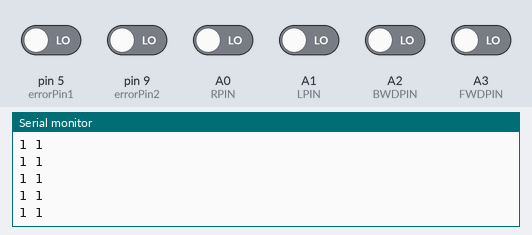
A sketch run on a simulated Arduino Uno, built with avr-gcc and run on an emulated ATmega328P. On the bench: the last lines printed to the serial monitor. The inputs (shaded band) are chosen by the test bench; at power-on: A0 (RPIN), A1 (LPIN), A2 (BWDPIN), A3 (FWDPIN), pin 5 (errorPin1), pin 9 (errorPin2) LOW. The modem accepts every AT command (registered, SIM ready, sends succeed) and sends nothing else.

Above: at 1.4 s.
1.5 s: A0 (RPIN) driven HIGH
At 2.3 s:
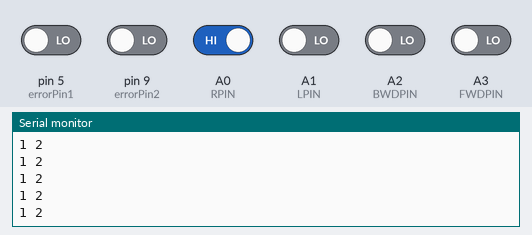
3.0 s: A2 (BWDPIN) driven HIGH
At 3.9 s:
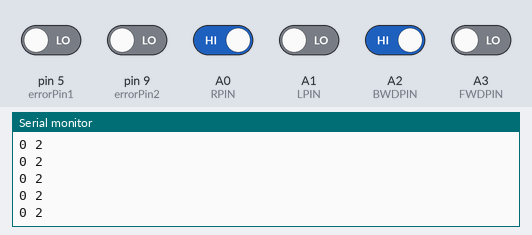
4.5 s: A1 (LPIN) driven HIGH
At 5.6 s:
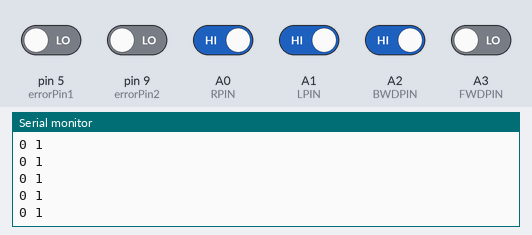
7.5 s: A3 (FWDPIN) driven HIGH
At 8.5 s:
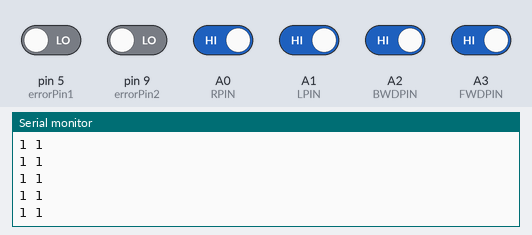
9.0 s: A0 (RPIN) driven LOW
At 9.8 s:
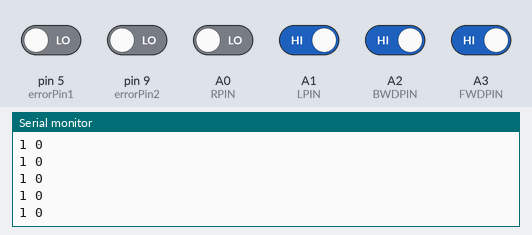
10.5 s: A2 (BWDPIN) driven LOW
At 11.2 s:
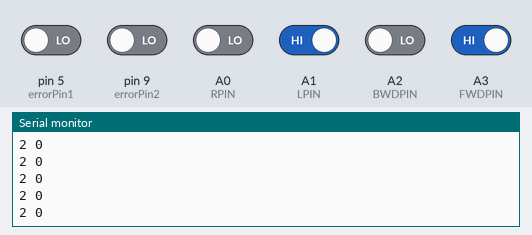
Timing chart, 0 to 13.0 s (numbered marks = the images above; inputs shaded):
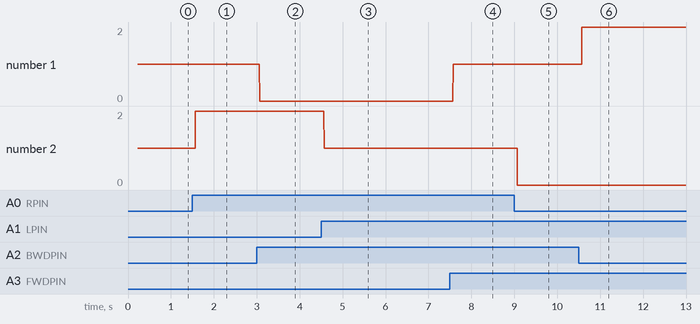

The sketch:

HardwareDriver.ino
```cpp
#define exitFailSafe 3
#define motorForward 5
#define motorReverse 6
#define motorForward7b 9
#define motorReverse7b 10
#define motorBrake 18
#define motorStop 96

#define resetPin1 4
#define errorPin1 5

#define resetPin2 8
#define errorPin2 9

#define MIDPOINT 1

//#define MAXPOWER 1500
//#define MAXDIR 1200

#define MAXPOWER 1200
#define MAXDIR 1200

#define SENSORUPDATEINTERVAL 32000

#define FWDPIN A3
#define BWDPIN A2
#define LPIN A1
#define RPIN A0 //BLUE

#include <SoftwareSerial.h>

boolean Pressed=false;

int movePower=0;
int dirPower=0;

int movePressed=0;
int dirPressed=0;

int fPower=0;
int lDir=0;

int moveMul=0;
int dirMul=0;

String a1="", a2="";

byte move=0, dir=0;
byte dmove=0, ddir=0;

SoftwareSerial driverAlpha(3, 2); // RX, TX
SoftwareSerial driverOmega(7, 6); // RX, TX

int sensorUpdateTimer=SENSORUPDATEINTERVAL;

int batStatus1=0;
int batStatus2=0;

int key_w=0;
int key_s=0;
int key_a=0;
int key_d=0;

void init_pololu()
{


  pinMode(FWDPIN,INPUT);
  pinMode(BWDPIN,INPUT);
  pinMode(LPIN,INPUT);
  pinMode(RPIN,INPUT);

  digitalWrite(FWDPIN,LOW);
  digitalWrite(BWDPIN,LOW);
  digitalWrite(LPIN,LOW);
  digitalWrite(RPIN,LOW);

/*pinMode(A0,OUTPUT);
pinMode(A1,OUTPUT);
pinMode(A2,OUTPUT);
pinMode(A3,OUTPUT);
pinMode(A4,OUTPUT);
pinMode(A5,OUTPUT);
pinMode(A6,OUTPUT);
pinMode(A7,OUTPUT);
  digitalWrite(A0,HIGH);
 digitalWrite(A1,HIGH);
 digitalWrite(A2,HIGH);
 digitalWrite(A3,HIGH);
 digitalWrite(A4,HIGH);
 digitalWrite(A5,HIGH);
 digitalWrite(A6,HIGH);
 digitalWrite(A7,HIGH);
*/


  pinMode(resetPin1,OUTPUT);
  pinMode(errorPin1,INPUT);

  pinMode(resetPin2,OUTPUT);
  pinMode(errorPin2,INPUT);

  Serial.write("Inited\n");

}

void reset_pololu()
{
  digitalWrite(resetPin1,LOW);
  digitalWrite(resetPin2,LOW);
  delay(100);
  digitalWrite(resetPin1,HIGH);
  digitalWrite(resetPin2,HIGH);
  Serial.write("Reseted\n");
}

void read_status_pololu()
{
  if(digitalRead(errorPin1))
    Serial.write("Errored\n");
  else
    Serial.write("Clear\n");
}

void send_command(byte deviceID, byte commandID, int numDataBytes, byte data[])
{
  driverAlpha.print(0xAA); //header
  driverAlpha.print(deviceID); //device identifyer
  driverAlpha.print(commandID); //command id
  for (int i=0;i<numDataBytes;i++)
  {
    driverAlpha.print(data[i]); //
  }
}

void tst_read_status()
{
  //l 0xAA (170) device number 0x21 (33) variable ID
  driverAlpha.write(0xAA); //header
  driverAlpha.write(13); //device identifyer
  driverAlpha.write(33); //command id
  driverAlpha.write(1);

  delay(100);

  int numb;
  if(numb=driverAlpha.available())
  {
    Serial.print(numb,DEC);
    int status1 = driverAlpha.read();
    int status2 = driverAlpha.read();
    Serial.write("_");
    Serial.print(status1, BIN);
    Serial.write("_");
    Serial.print(status2, BIN);
    Serial.write("\n");
    Serial.write("Readed\n");
  }
}

  //Pololu Protocol	0xAA (170)	device number	0x21 (33)	variable ID (get variable ommand)
  /*
  0	Error Status	The set bits of this variable indicate the errors that are currently stopping the motor. The motor can only be driven when this register has a value of 0. (See Section 3.4 for error descriptions.)
    Bit 0: Safe Start Violation
    Bit 1: Required Channel Invalid
    Bit 2: Serial Error
    Bit 3: Command Timeout
    Bit 4: Limit/Kill Switch
    Bit 5: Low VIN
    Bit 6: High VIN
    Bit 7: Over Temperature
    Bit 8: Motor Driver Error
    Bit 9: ERR Line High
    Bits 10-15: reserved
  1	Errors Occurred	The set bits of this register indicate the errors that have occurred since this register was last cleared. This status register has the same bit assignments as the Error Status register documented above. Reading this variable clears all of the bits.
  2	Serial Errors Occurred	The set bits of this variable indicate the serial errors that have occurred since this variable was last cleared. Reading this variable clears all of the bits. (See Section 3.4 for serial error descriptions.)
    Bit 0: reserved
    Bit 1: Frame
    Bit 2: Noise
    Bit 3: RX Overrun
    Bit 4: Format
    Bit 5: CRC
    Bits 6-16: reserved
  3	Limit Status	The set bits of this variable indicate things that are currently limiting the motor controller.
    Bit 0: Motor is not allowed to run due to an error or safe-start violation.
    Bit 1: Temperature is active reducing target speed.
    Bit 2: Max speed limit is actively reducing target speed (target speed > max speed).
    Bit 3: Starting speed limit is actively reducing target speed to zero (target speed < starting speed).
    Bit 4: Motor speed is not equal to target speed because of acceleration, deceleration, or brake duration limits.
    Bit 5: RC1 is configured as a limit/kill switch and the switch is active (scaled value ≥ 1600).
    Bit 6: RC2 limit/kill switch is active (scaled value ≥ 1600).
    Bit 7: AN1 limit/kill switch is active (scaled value ≥ 1600).
    Bit 8: AN2 limit/kill switch is active (scaled value ≥ 1600).
    Bit 9: USB kill switch is active.
    Bits 10-15: reserved
  127	Reset Flags	Flags indicating the source of the last board reset. This variable does not change while the controller is running and is not reported under the Status Tab of the Simple Motor Control Center. You can view it in the Device Information window of the Control Center, which is available from the Device menu, and for the first two seconds after start-up, the yellow status LED flashes a pattern that indicates the last reset source (see Section 3.5).
    0x04 (4): RST pin pulled low by external source.
    0x0C (12): Power reset (VIN got too low or was disconnected).
    0x14 (20): Software reset (by firmware upgrade process).
    0x24 (38): Watchdog timer reset (should never happen; this could indicate a firmware bug).
  20	Target Speed
  21	Speed
  22	Brake Amount
  23	Input Voltage
  24	Temperature
  28	System Time (Low)
  29	System Time (High)
  */


int tst_read_battery_status()
{

  //l 0xAA (170) device number 0x21(33) variable ID
  driverAlpha.write(0xAA); //header
  driverAlpha.write(13); //device identifyer
  driverAlpha.write(33); //command id
  driverAlpha.write(23);

  delay(100);

  int numb;
  if(numb=driverAlpha.available())
  {
    //Serial.print(numb,DEC);
    byte status1 = driverAlpha.read();
    byte status2 = driverAlpha.read();

    //Serial.write("_");
    //Serial.print(status1, BIN);
    //Serial.write("_");
    //Serial.print(status2, BIN);
    //Serial.write("\\");

    int stat=status1 + 256*status2;
    return stat;

    //Serial.print(stat, DEC);
    //Serial.write("\n");
    //Serial.write("Readed\n");
  }
}

int tst_read_battery_status_2()
{

  //l 0xAA (170) device number 0x21(33) variable ID
  driverOmega.write(0xAA); //header
  driverOmega.write(13); //device identifyer
  driverOmega.write(33); //command id
  driverOmega.write(23);

  delay(100);

  int numb;
  if(numb=driverOmega.available())
  {
    //Serial.print(numb,DEC);
    byte status1 = driverOmega.read();
    byte status2 = driverOmega.read();

    //Serial.write("_");
    //Serial.print(status1, BIN);
    //Serial.write("_");
    //Serial.print(status2, BIN);
    //Serial.write("\\");

    int stat=status1 + 256*status2;
    return stat;

    //Serial.print(stat, DEC);
    //Serial.write("\n");
    //Serial.write("Readed\n");
  }
}


void tst_send_command_exit_safe_start()
{
  //driverAlpha.print(0x83);

  driverAlpha.write(0xAA); //header
  driverAlpha.write(13); //device identifyer
  driverAlpha.write(3); //command id

  driverOmega.write(0xAA); //header
  driverOmega.write(13); //device identifyer
  driverOmega.write(3); //command id

  //Serial.print("Try safe start exit\n");
}

void tst_send_command_move_forward(int power)
{
  driverAlpha.write(0xAA); //header
  driverAlpha.write(13); //device identifyer
  driverAlpha.write(5); //command id

  int speed = power;
  byte speed_byte_1 = speed % 32;
  byte speed_byte_2 = speed / 32;

  driverAlpha.write(speed_byte_1); //
  driverAlpha.write(speed_byte_2); //
  Serial.write("Try Forward\n");
}

void runPower(int power)
{
  driverAlpha.write(0xAA); //header
  driverAlpha.write(13); //device identifyer
  boolean reverse = (power >= 0)?0:1;

  driverAlpha.write(reverse?motorReverse:motorForward); //command id

    int speed = abs(power);
  byte speed_byte_1 = speed % 32;
  byte speed_byte_2 = speed / 32;

  driverAlpha.write(speed_byte_1); //
  driverAlpha.write(speed_byte_2); //
  Serial.write("Try Forward\n");
}

void runPowerL(int power)
{
  driverAlpha.write(0xAA); //header
  driverAlpha.write(13); //device identifyer
  boolean reverse = (power >= 0)?0:1;

  driverAlpha.write(reverse?motorReverse:motorForward); //command id

    int speed = abs(power);
  byte speed_byte_1 = speed % 32;
  byte speed_byte_2 = speed / 32;

  driverAlpha.write(speed_byte_1); //
  driverAlpha.write(speed_byte_2); //
  //Serial.write("Try Forward\n");
}

void runPowerR(int power)
{
  driverOmega.write(0xAA); //header
  driverOmega.write(13); //device identifyer
  boolean reverse = (power >= 0)?0:1;

  driverOmega.write(reverse?motorReverse:motorForward); //command id

    int speed = abs(power);
  byte speed_byte_1 = speed % 32;
  byte speed_byte_2 = speed / 32;

  driverOmega.write(speed_byte_1); //
  driverOmega.write(speed_byte_2); //
  //Serial.write("Try Forward\n");
}

void setup()
{
  Serial.begin(9600);
  driverAlpha.begin(9600);
  driverOmega.begin(9600);
  //driverAlpha.begin(9600);
  init_pololu();
  reset_pololu();

  delay(10);
  tst_send_command_exit_safe_start();


  delay(100);
  if(digitalRead(errorPin1))
    Serial.println("err 1");
  if(digitalRead(errorPin2))
    Serial.println("err 2");

}

void show()
{
  Serial.write("Power is ");
  Serial.print(movePower, DEC);
  Serial.write('\n');
}

void action()
{

    if(move>MIDPOINT)
    {
      moveMul=1;
    }
    else
    if(move<MIDPOINT)
    {
      moveMul=-1;
    }

    if(dir>MIDPOINT)
    {
      dirMul=1;
    }
    else
    if(dir<MIDPOINT)
    {
      dirMul=-1;
    }

  fPower=moveMul*movePower;
  lDir=dirMul*dirPower;

  tst_send_command_exit_safe_start();
  runPowerL(-fPower-lDir); //make some driver error: noise, protocol?!?
  runPowerR(fPower-lDir);
}

void performAction()
{
  char changed=0;
  if(movePressed)
    changed+=increaseMovePower();
  else
    changed+=decreaseMovePower();

  if(dirPressed)
    changed+=increaseDirPower();
  else
    changed+=decreaseDirPower();

  if(changed)
  {
    action();
    Serial.print("We have changes\n");
  }
  else
  {
    updateSensors();
  }
}

char increaseMovePower()
{
  if(movePower<400)
    movePower=400;

  if(movePower<MAXPOWER)
  {
    movePower+=40;
    return 1;
  }
  else
  {
    return 0;
  }
}


char decreaseMovePower()
{
    if(movePower>50)
    {
      movePower-=40;
      return 1;
    }
    else
    {
      return 0;
    }
}

char increaseDirPower()
{
  if(dirPower<400)
    dirPower=400;

  if(dirPower<MAXDIR)
  {
    dirPower+=80;
    return 1;
  }
  else
  {
    return 0;
  }
}


char decreaseDirPower()
{
    if(dirPower>50)
    {
      dirPower-=80;
      return 1;
    }
    else
    {
      return 0;
    }
}

void updateSensors()
{
  if(sensorUpdateTimer<=0)
  {
    batStatus1 = tst_read_battery_status();
    batStatus2 = tst_read_battery_status_2();
    sensorUpdateTimer=SENSORUPDATEINTERVAL;
    Serial.print("updated\n");
  }
  else
  {
    sensorUpdateTimer--;
  }
}

void readKeys()
{
  key_w=digitalRead(FWDPIN);
  key_s=digitalRead(BWDPIN);
  key_a=digitalRead(LPIN);
  key_d=digitalRead(RPIN);
}

void loop()
{
    Serial.println("new client");
    boolean changes = true;
    while (true) {

      performAction();

      if(changes)
      {

        //Serial.print("New\n");
        char inByte=0;

        //get
        //byte command = client.read();

        byte command = 1;

        switch(command)
        {
          case 0:
            reset_pololu();
            delay(10);
            tst_send_command_exit_safe_start();
            break;

          case 1:

            readKeys();

            move = 1+key_w-key_s;
            dir = 1-key_a+key_d;

            Serial.print(move);
            Serial.print(" ");
            Serial.println(dir);


            //move = 1; // client.read();
            //dir = 1;  // client.read();

            if(move!=MIDPOINT)
            {
              if(movePower<400)
                movePower=400;
              movePressed=1;
            }
            else
            {
              movePressed=0;
            }

            if(dir!=MIDPOINT)
            {
              if(dirPower<400)
                dirPower=400;
              dirPressed=1;
            }
            else
            {
              dirPressed=0;
            }

            break;

          case 2:
            move = 1;// client.read();
            dir = 1; // client.read();
            movePower=0;
            dirPower=0;

            break;


          case 10:
            readKeys();


            break;
          case 3:
            //Serial.print(batStatus1);
            //Serial.print(batStatus2);

          default:
            ;
        }

        continue;
      }
    }
    Serial.println("client disconected");
}
```

Measured:
- after the input at 1.5 s, the serial monitor: prints a new line after 0.07 s (image 1)
- after the input at 3.0 s, the serial monitor: prints a new line after 0.07 s (image 2)
- after the input at 4.5 s, the serial monitor: prints a new line after 0.07 s (image 3)
- after the input at 7.5 s, the serial monitor: prints a new line after 0.07 s (image 4)
- after the input at 9.0 s, the serial monitor: prints a new line after 0.07 s (image 5)
- after the input at 10.5 s, the serial monitor: prints a new line after 0.07 s (image 6)
- plotted number 1: 1 → 0 after the input at 3.0 s, 1 → 2 after the input at 10.5 s
- plotted number 2: 1 → 2 after the input at 1.5 s
